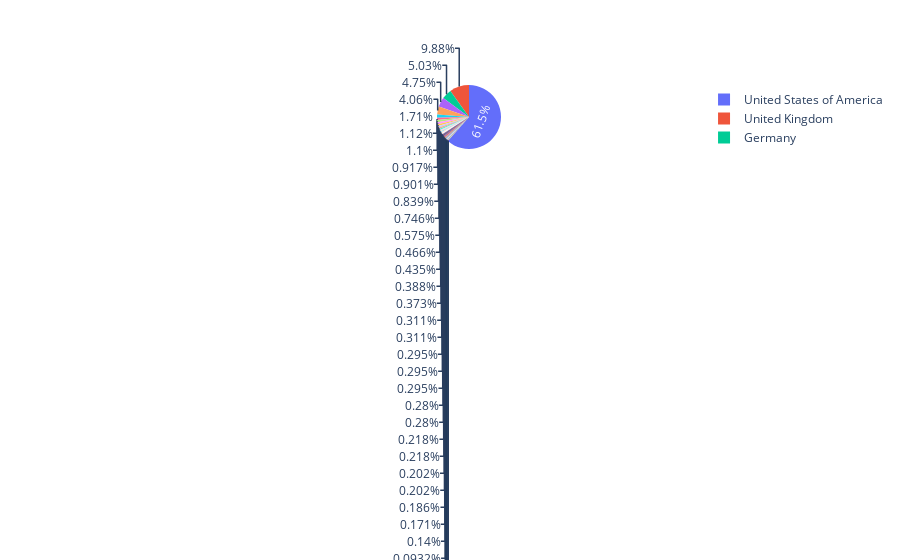

Notebook code cell kept with this figure:
### Code cell
#Create a pie chart with plot.ly

labels = countries_df['countries']
values = countries_df['amount']

fig = go.Figure(data=[go.Pie(labels=labels, values=values)])
fig.show()

### Figure 1 — Plotly figure (JSON) as saved in the notebook; plotly's stock layout.template omitted (floating-point values rounded to 4 significant figures)
{"data": [{"labels": ["United States of America", "United Kingdom", "Jamaica", "Bahamas", "Dominica", "Czech Republic", "Poland", "Slovenia", "New Zealand", "Germany", "China", "Canada", "Italy", "Japan", "Malta", "Australia", "France", "Belgium", "India", "Netherlands", "Spain", "United Arab Emirates", "Hong Kong", "Taiwan", "Ireland", "Morocco", "Hungary", "Singapore", "Norway", "Sweden", "South Africa", "Russia", "Romania", "Mexico", "Monaco", "Switzerland", "Pakistan", "Malaysia", "Finland", "Iceland", "Denmark", "Tunisia", "Philippines", "Bulgaria", "South Korea", "Brazil", "Peru", "Luxembourg", "Bosnia and Herzegovina", "Kazakhstan", "Portugal", "Aruba", "Libyan Arab Jamahiriya", "Serbia", "Ukraine", "Chile", "Argentina", "Panama", "Austria", "Greece", "Lithuania", "Cambodia", "Thailand", "Slovakia", "Israel", "Fiji", "Serbia and Montenegro", "Turkey", "Nigeria", "Cyprus", "Jordan", "Bolivia", "Ecuador", "Colombia", "Egypt", "Bhutan", "Lebanon", "Kyrgyz Republic", "Algeria", "Indonesia", "Guyana", "Iran", "Guadaloupe", "Afghanistan", "Angola", "Dominican Republic", "Cameroon", "Kenya"], "type": "pie", "values": [3956, 636, 2, 4, 1, 24, 6, 2, 28, 324, 59, 261, 72, 58, 4, 110, 306, 25, 54, 18, 71, 14, 48, 5, 37, 4, 13, 2, 14, 19, 20, 19, 12, 30, 1, 19, 3, 2, 5, 6, 20, 1, 1, 4, 18, 13, 2, 11, 1, 2, 1, 1, 1, 1, 1, 2, 9, 1, 6, 3, 1, 1, 6, 2, 6, 1, 1, 1, 1, 1, 1, 1, 1, 2, 1, 1, 1, 1, 1, 1, 1, 4, 1, 1, 1, 1, 1, 1]}], "layout": {}}
